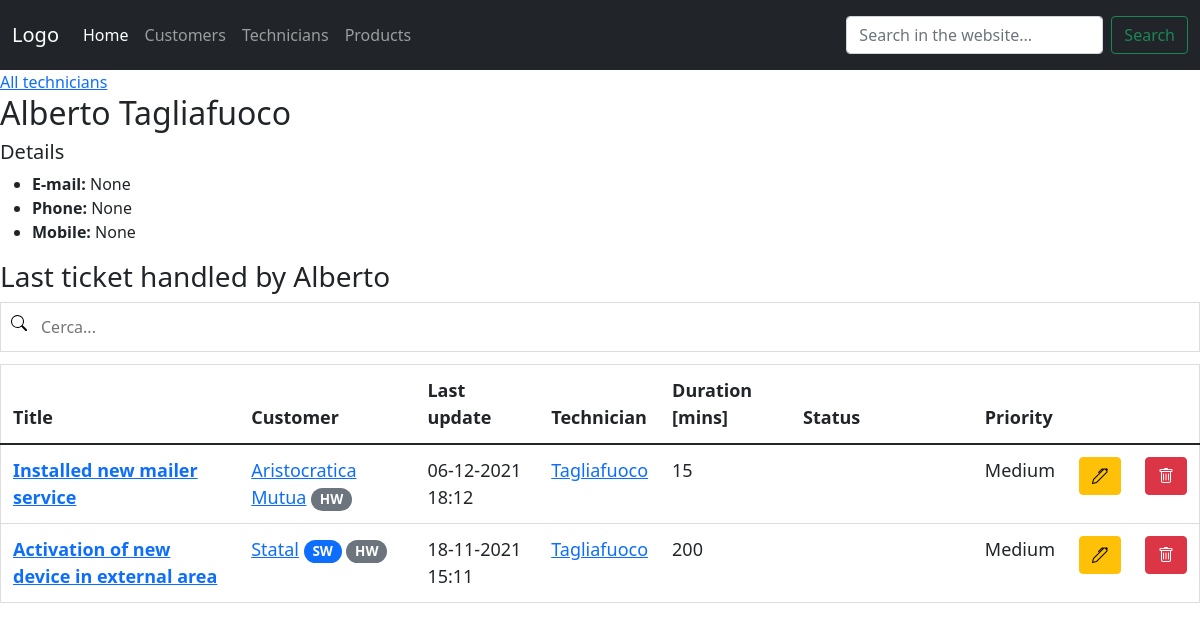
The page /technician/2 on the database as committed earlier.
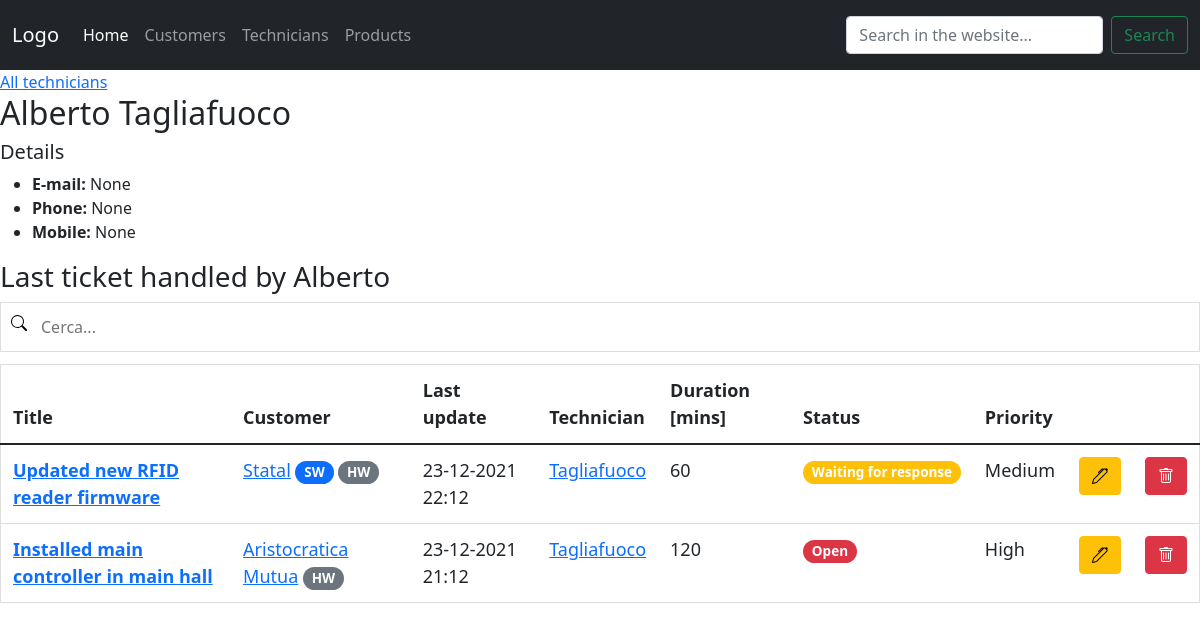
The same page on the database as committed later.
### hotline/models.py (models this page shows, shortened)
class technician(models.Model):
    first_name = models.CharField(max_length=50)
    last_name = models.CharField(max_length=50)
    office_phone = models.CharField(max_length=15, null=True, blank=True)
    mobile_phone = models.CharField(max_length=15, null=True, blank=True)
    email = models.CharField(max_length=100, null=True, blank=True)
    department_id = ForeignKey('department', on_delete=models.PROTECT)
    def __str__(self):
        return self.last_name

class ticket(models.Model):
    customer_id = models.ForeignKey('customer', on_delete=models.PROTECT)
    technician_id = models.ForeignKey('technician', on_delete=models.PROTECT)
    products = models.ManyToManyField('product', blank=True)
    title = models.CharField(max_length=255, blank=True)
    updated_at = models.DateTimeField(auto_now=True)
    notes = models.TextField(blank=True)
    duration = models.IntegerField()
    status_id = models.ForeignKey('status', default='1', on_delete=models.PROTECT)
    priority_id = models.ForeignKey('priority', default='1', on_delete=models.PROTECT)
    created_at = models.DateTimeField(auto_now_add=True)
    order_number = models.IntegerField(null=True, blank=True)

class customer(models.Model):
    name = models.CharField(max_length=255)
    reference = models.CharField(max_length=255)
    reference_phone = models.CharField(max_length=50, null=True, blank=True)
    reference_email = models.CharField(max_length=50, null=True, blank=True)
    address = models.CharField(max_length=255, null=True, blank=True)
    phone = models.CharField(max_length=255, null=True, blank=True)
    sw_contract = BooleanField(default=False)
    hw_contract = BooleanField(default=False)
    def __str__(self):
        return self.name

class priority(models.Model):
    PRIORITY_COLORS = [
        ('red', 'Red'),
        ('orange', 'Orange'),
        ('yellow', 'Yellow'),
        ('green', 'Green'),
    ]
    name = models.CharField(max_length=50, default='low')
    color = models.CharField(max_length=50, default='green', choices=PRIORITY_COLORS)
    def __str__(self):
        return self.name

class status(models.Model):
    STATUS_COLORS = [     # Values from pill badges in Bootstrap
        ('bg-danger','red'),
        ('bg-warning','orange'),
        ('bg-light','white'),
        ('bg-success','green')
    ]
    name = models.CharField(max_length=50, default='pending')
    color = models.CharField(max_length=50, default='red', choices=STATUS_COLORS)
    def __str__(self):
        return self.name

### hotline/views.py (the view)
# urls.py: path('technician/<str:pk>', views.technician_detail, name="technician_detail"),
def technician_detail(request, pk):
    my_technician = technician.objects.get(id=pk)
    tickets = all_tickets.filter(technician_id=pk).order_by('-updated_at')
    context = {
        'my_technician': my_technician,
        'tickets': tickets
    }
    return render(request, 'hotline/technician_detail.html', context)

### hotline/templates/hotline/technician_detail.html
{% extends 'hotline/home.html' %}
{% block content %}
<a href="{% url 'technician_list' %}">All technicians</a>
<h2>{{ my_technician.first_name }} {{ my_technician.last_name }}</h2>
<h5>Details</h5>
<ul>
    <li><b>E-mail:</b> {{ my_technician.email }}</li>
    <li><b>Phone:</b> {{ my_technician.office_phone }}</li>
    <li><b>Mobile:</b> {{ my_technician.mobile_phone }}</li>
</ul>
<h3>Last ticket handled by {{ my_technician.first_name }}</h3>
{% include 'hotline/ticket_table.html' %}
{% endblock %}

### hotline/templates/hotline/home.html (shortened to what this page needs)
{% load static %}
<!DOCTYPE html>
<html lang="en">
<head>
    <link href="https://cdn.jsdelivr.net/npm/bootstrap@5.1.3/dist/css/bootstrap.min.css" rel="stylesheet"
>
    <link rel="stylesheet" href="https://cdn.jsdelivr.net/npm/bootstrap-icons@1.7.1/font/bootstrap-icons.css">
    <link rel="stylesheet" type="text/css" href="{% static '/css/style.css' %}">
</head>
<body>
    {% include 'hotline/navbar.html' %}
    {% block content %}
    {% endblock %}
</body>
</html>

### hotline/templates/hotline/navbar.html (shortened to what this page needs)
<nav class="navbar navbar-expand-lg navbar-dark bg-dark">
    <div class="container-fluid">
      <a class="navbar-brand" href="{% url 'home' %}">Logo</a>
      <div class="collapse navbar-collapse" id="navbarText">
        <ul class="navbar-nav me-auto mb-2 mb-lg-0">
          <li class="nav-item">
            <a class="nav-link active" aria-current="page" href="{% url 'home' %}">Home</a>
          </li>
          <li class="nav-item">
            <a class="nav-link" href="{% url 'customer_list' %}">Customers</a>
          </li>
          <li class="nav-item">
            <a class="nav-link" href="{% url 'technician_list' %}">Technicians</a>
          </li>
          <li class="nav-item">
            <a class="nav-link" href="{% url 'product_list' %}">Products</a>
          </li>
        </ul>
        <span class="navbar-text">
            <form class="d-flex">
                <input class="form-control me-2" type="search" placeholder="Search in the website..." aria-label="Search">
                <button class="btn btn-outline-success" type="submit">Search</button>
              </form>
        </span>
      </div>
    </div>
  </nav>

### hotline/templates/hotline/ticket_table.html
<input type="text" id="SearchInput" onkeyup="filterTable()" placeholder="Cerca..." title="Type in a name">
<table id="searchableTable" class="table table-responsive table-hover">
    <thead class="thead dark">
        <tr>
            <th scope="col">Title</th>
            <th scope="col">Customer</th>
            <th scope="col">Last update</th>
            <th scope="col">Technician</th>
            <th scope="col">Duration [mins]</th>
            <th scope="col">Status</th>
            <th scope="col">Priority</th>
            <th scope="col"></th>
            <th scope="col"></th>
        </tr>
    </thead>
    <tbody>
        {% for ticket in tickets %}
        <tr>
            <td><a href="{% url 'ticket_detail' ticket.id %}"><b>{{ticket.title}}</b></a></td>
            <td><a href="{% url 'customer_detail' ticket.customer_id.id %}">{{ticket.customer_id}}</a>
                {% if ticket.customer_id.sw_contract == True %}
                <span class="badge rounded-pill bg-primary" data-bs-toogle="tooltip" data-bs-placement="top" title="SOFTWARE maintenance contract for {{current_year}}">SW</span>
                {% endif %}
                {% if ticket.customer_id.hw_contract == True %}
                <span class="badge rounded-pill bg-secondary" data-bs-toogle="tooltip" data-bs-placement="top" title="HARDWARE maintenance contract for {{current_year}}">HW</span>
                {% endif %}
            </td>
            <td>{{ticket.updated_at|date:"d-m-Y H:m"}}</td>
            <td><a href="{% url 'technician_detail' ticket.technician_id.id %}">
                {{ticket.technician_id}}</a></td>
            <td>{{ticket.duration}}</td>
            <td><span class="badge rounded-pill {{ticket.status_id.color}}">{{ticket.status_id}}</span></td>
            <td>{{ticket.priority_id}}</td>
            <td><a href="{% url 'update_ticket' ticket.id %}"><span class="btn btn-warning"><i class="bi bi-pen"></i></span></a></td>
            <td><a href="#"><span class="btn btn-danger"><i class="bi bi-trash"></i></span></a></td>
        </tr>
        {% endfor %}
    </tbody>
</table>

### static/css/style.css (style rules this page uses)
#SearchInput { background-image: url('../images/search.svg'); background-position: 10px 12px; background-repeat: no-repeat; width: 100%; font-size: 16px; padding: 12px 20px 12px 40px; border: 1px solid #ddd; margin-bottom: 12px; }
#searchableTable { border-collapse: collapse; width: 100%; border: 1px solid #ddd; font-size: 18px; }
#searchableTable th, #searchableTable td { text-align: left; padding: 12px; }
#searchableTable tr { border-bottom: 1px solid #ddd; }

Rows that differ between the two databases and show on the page:
removed ticket: title "Installed new mailer service", customer_id "Aristocratica Mutua", updated_at "06-12-2021 18:12", technician_id "Tagliafuoco", duration "15", priority_id "Medium"
removed ticket: title "Activation of new device in external area", customer_id "Statal", updated_at "18-11-2021 15:11", technician_id "Tagliafuoco", duration "200", priority_id "Medium"
added ticket: title "Updated new RFID reader firmware", customer_id "Statal", updated_at "23-12-2021 22:12", technician_id "Tagliafuoco", duration "60", status_id "Waiting for response", priority_id "Medium"
added ticket: title "Installed main controller in main hall", customer_id "Aristocratica Mutua", updated_at "23-12-2021 21:12", technician_id "Tagliafuoco", duration "120", status_id "Open", priority_id "High"
